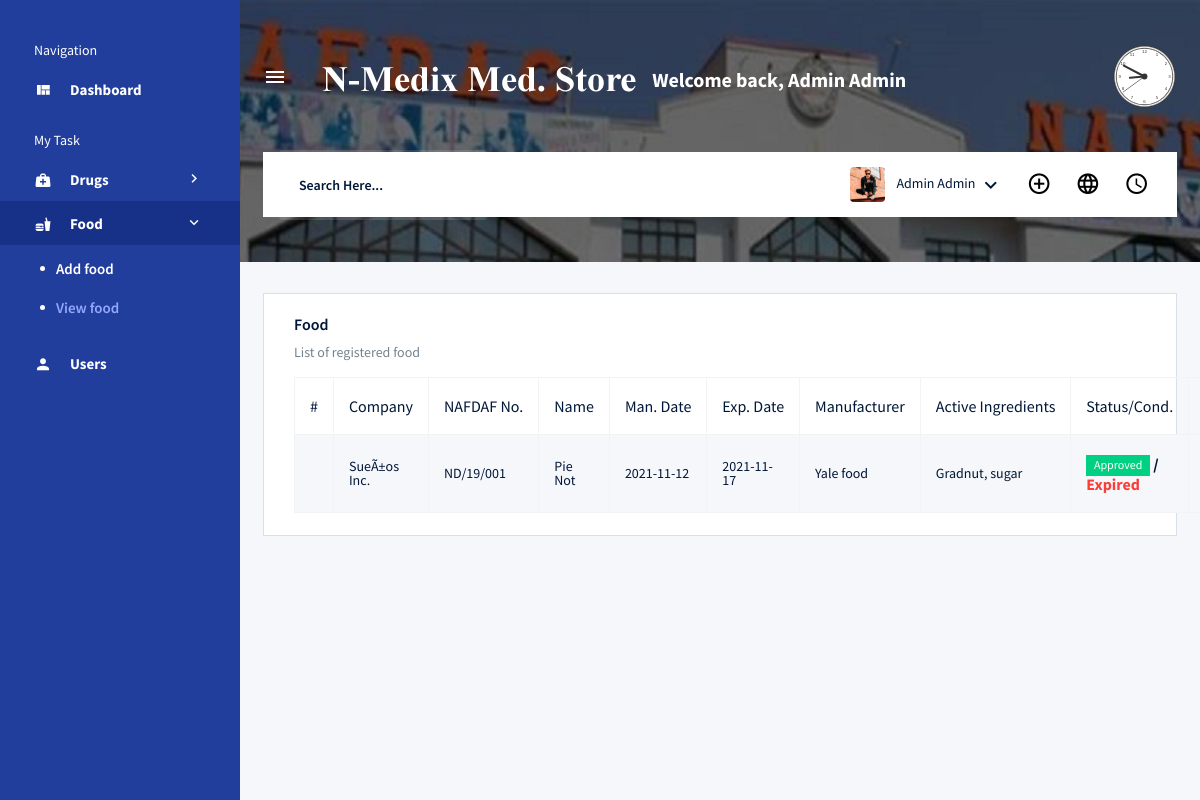
The app's page /food/foodlist (signed in) with its own data.
### tables this page shows
CREATE TABLE `food` (
  `id` int(11) NOT NULL,
  `userId` int(11) NOT NULL,
  `regNo` varchar(20) NOT NULL,
  `name` varchar(30) NOT NULL,
  `dom` date NOT NULL,
  `doe` date NOT NULL,
  `manufacturer` tinytext NOT NULL,
  `ingredient` tinytext NOT NULL,
  `status` tinyint(1) NOT NULL,
  `addOn` timestamp NOT NULL DEFAULT CURRENT_TIMESTAMP
);

CREATE TABLE `users` (
  `id` int(11) NOT NULL,
  `name` varchar(30) NOT NULL,
  `company` varchar(50) NOT NULL,
  `email` varchar(50) NOT NULL,
  `password` varchar(100) NOT NULL,
  `role` enum('1','2') NOT NULL DEFAULT '1',
  `status` tinyint(1) NOT NULL DEFAULT '0',
  `addedOn` timestamp NOT NULL DEFAULT CURRENT_TIMESTAMP
);

### libs/View.php (called while the page is built, shortened)
<?php
class View {
    public function render($name) {
        require 'views/' . $name . '.php';
    }
}

### controllers/food.php (called while the page is built, shortened)
<?php
class food extends Controller {
    function foodlist() {
        $this->view->menu = 'food';
        $this->view->title = 'Food';
        $this->view->food = $this->model->food();
        $this->view->customlibrary = array("food/js/index");
        $this->view->csslibrary = array('vendors/datatables.net-bs4/css/dataTables.bootstrap4.min', 'vendors/datatables.net-buttons-bs4/buttons.bootstrap4.min',
            'vendors/datatables.net-responsive-bs4/responsive.bootstrap4.min');
        $this->view->jslibrary = array('vendors/datatables.net/jquery.dataTables.min', 'vendors/datatables.net-bs4/js/dataTables.bootstrap4.min',
            "vendors/datatables.net-buttons/dataTables.buttons.min", "vendors/datatables.net-buttons/buttons.html5.min", 'vendors/datatables.net-buttons/buttons.colVis.min', "vendors/datatables.net-buttons-bs4/buttons.bootstrap4.min",
            "vendors/datatables.net-responsive/dataTables.responsive.min", "vendors/datatables.net-responsive-bs4/responsive.bootstrap4.min");
        $this->view->render('inc/_header');
        $this->view->render('partials/_sidebar');
        $this->view->render('partials/_navbar');
        $this->view->render('food/index');
        $this->view->render('partials/_footer');
        $this->view->render('inc/_footer');
    }
}

### index.php (called while the page is built, shortened)
<?php
$bootstrap = new Bootstrap();
$bootstrap->init();

### libs/Database.php (called while the page is built, shortened)
<?php
class Database  extends PDO {
    public function select($sql, $array = array(), $fetchMode = PDO::FETCH_ASSOC) {
        $sth = $this->prepare($sql);
        $sth->execute();
        return $sth->fetchAll($fetchMode);
    }
}

### models/food_model.php (called while the page is built, shortened)
<?php
class food_model extends Model {
    function food() {
        return $this->db->select("select d.*,datediff(d.doe, CURRENT_TIMESTAMP) days, u.company from food d JOIN users u ON d.userId = u.id");
    }
}

### libs/Controller.php (called while the page is built, shortened)
<?php
class Controller {
    public function loadModel($name, $modelPath = 'models/') {
        $path = $modelPath . $name . '_model.php';
        if (file_exists($path)) {
            $this->model = new $modelName();
        }
    }
}

### libs/Model.php (called while the page is built, shortened)
<?php
class Model {
    function __construct() {
        $this->db = new Database(DB_TYPE, DB_HOST, DB_NAME, DB_USER, DB_PASS);
    }
}

### libs/Session.php (called while the page is built, shortened)
<?php
class Session {
    public static function get($key)
    {
        if (isset($_SESSION[$key])):
            return $_SESSION[$key];
        endif;
    }
}

### views/food/index.php (the view, shortened to what this page needs)
<div class="content-wrapper">
    <div class="row">
        <div class="col-12 grid-margin stretch-card h-100">
            <div class="card">
                <div class="card-body">
                    <div class="w-100 d-flex justify-content-between">
                        <h4 class="card-title">Food</h4>
                    </div>
                    <p class="card-description">
                        List of registered food
                    </p>
                    <div class="w-100" style="width: 100%;">
                        <table class="table table-striped table-bordered table-hover dt-responsive nowrap" id="tb-food">
                            <thead>
                                <tr style="white-space: nowrap">
                                    <th>#</th>
                                    <th>Company</th>
                                    <th>NAFDAF No.</th>
                                    <th>Name</th>
                                    <th>Man. Date</th>
                                    <th>Exp. Date</th>
                                    <th>Manufacturer</th>
                                    <th>Active Ingredients</th>
                                    <th>Status/Cond.</th>
                                    <th>&nbsp;</th>
                                </tr>
                            </thead>
                            <tbody>
                                <?php
                                foreach ($this->food as $row):
                                    ?>
                                    <tr>
                                        <td></td>
                                        <td><?php echo htmlentities($row["company"]); ?></td>
                                        <td><?php echo htmlentities($row["regNo"]); ?></td>
                                        <td><?php echo htmlentities($row["name"]); ?></td>
                                        <td><?php echo htmlentities($row["dom"]); ?></td>
                                        <td><?php echo htmlentities($row["doe"]); ?></td>
                                        <td><?php echo htmlentities($row["manufacturer"]); ?></td>
                                        <td><?php echo htmlentities($row["ingredient"]); ?></td>
                                        <th>
                                            <?php if ((int) $row["status"] == 1): ?>
                                                <span class="badge badge-success badge-status">Approved</span>
                                            <?php endif; ?>
                                            /
                                            <?php if (strtotime($row["doe"]) < time()): ?>
                                                <span class="text-danger">Expired</span>
                                            <?php endif; ?>
                                        </th>
                                        <td class="p-0 pl-2">
                                            <?php if (Session::get("role") == 1):?>
                                                <div class="dropdown">
                                                    <button class="btn btn-transparent btn-xs p-0 m-0" type="button" id="triggerId" data-toggle="dropdown" aria-haspopup="true"
                                                            aria-expanded="false">
                                                    </button>
                                                </div>
                                                <?php
                                            endif;
                                            ?>
                                        </td>
                                    </tr>
                                    <?php
                                endforeach;
                                ?>
                            </tbody>
                        </table>
                    </div>
                </div>
            </div>
        </div>
    </div>
</div>

### records on screen
food: userId.company "SueÃ±os Inc.", regNo "ND/19/001", name "Pie Not", dom "2021-11-12", doe "2021-11-17", manufacturer "Yale food", ingredient "Gradnut, sugar", status "Approved", shows "Expired"

### other values on screen
Session::get('name') "Admin Admin"
